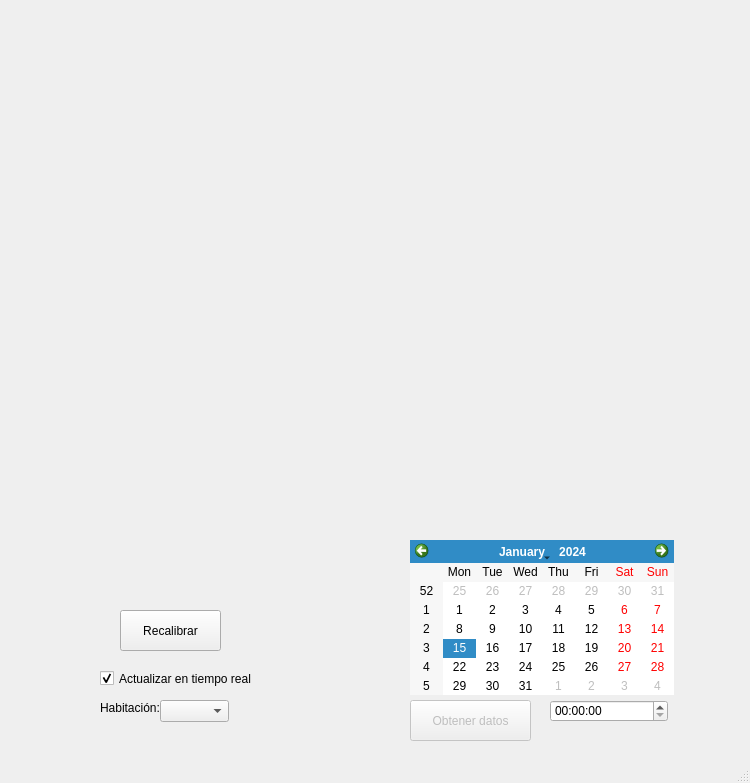
<?xml version="1.0" encoding="UTF-8"?>
<ui version="4.0">
 <class>MainWindow</class>
 <widget class="QMainWindow" name="MainWindow">
  <property name="geometry">
   <rect>
    <x>0</x>
    <y>0</y>
    <width>750</width>
    <height>783</height>
   </rect>
  </property>
  <property name="windowTitle">
   <string>WHERE</string>
  </property>
  <widget class="QWidget" name="centralwidget">
   <widget class="QWidget" name="map_widget" native="true">
    <property name="geometry">
     <rect>
      <x>125</x>
      <y>20</y>
      <width>500</width>
      <height>500</height>
     </rect>
    </property>
   </widget>
   <widget class="QCalendarWidget" name="select_date">
    <property name="geometry">
     <rect>
      <x>410</x>
      <y>540</y>
      <width>264</width>
      <height>155</height>
     </rect>
    </property>
   </widget>
   <widget class="QTimeEdit" name="select_time">
    <property name="geometry">
     <rect>
      <x>550</x>
      <y>700</y>
      <width>118</width>
      <height>22</height>
     </rect>
    </property>
   </widget>
   <widget class="QPushButton" name="btn_calibrate">
    <property name="geometry">
     <rect>
      <x>120</x>
      <y>610</y>
      <width>101</width>
      <height>41</height>
     </rect>
    </property>
    <property name="text">
     <string>Recalibrar</string>
    </property>
   </widget>
   <widget class="QCheckBox" name="cb_realtimeupdate">
    <property name="geometry">
     <rect>
      <x>100</x>
      <y>670</y>
      <width>161</width>
      <height>17</height>
     </rect>
    </property>
    <property name="text">
     <string>Actualizar en tiempo real</string>
    </property>
    <property name="checked">
     <bool>true</bool>
    </property>
    <property name="tristate">
     <bool>false</bool>
    </property>
   </widget>
   <widget class="QLabel" name="label">
    <property name="geometry">
     <rect>
      <x>100</x>
      <y>700</y>
      <width>61</width>
      <height>16</height>
     </rect>
    </property>
    <property name="text">
     <string>Habitación:</string>
    </property>
   </widget>
   <widget class="QComboBox" name="combo_rooms">
    <property name="geometry">
     <rect>
      <x>160</x>
      <y>700</y>
      <width>69</width>
      <height>22</height>
     </rect>
    </property>
   </widget>
   <widget class="QLabel" name="lb_time">
    <property name="geometry">
     <rect>
      <x>130</x>
      <y>520</y>
      <width>161</width>
      <height>31</height>
     </rect>
    </property>
    <property name="text">
     <string/>
    </property>
   </widget>
   <widget class="QPushButton" name="btn_getdata">
    <property name="enabled">
     <bool>false</bool>
    </property>
    <property name="geometry">
     <rect>
      <x>410</x>
      <y>700</y>
      <width>121</width>
      <height>41</height>
     </rect>
    </property>
    <property name="text">
     <string>Obtener datos</string>
    </property>
    <property name="checkable">
     <bool>false</bool>
    </property>
   </widget>
  </widget>
  <widget class="QStatusBar" name="statusbar"/>
 </widget>
 <resources/>
 <connections/>
</ui>
